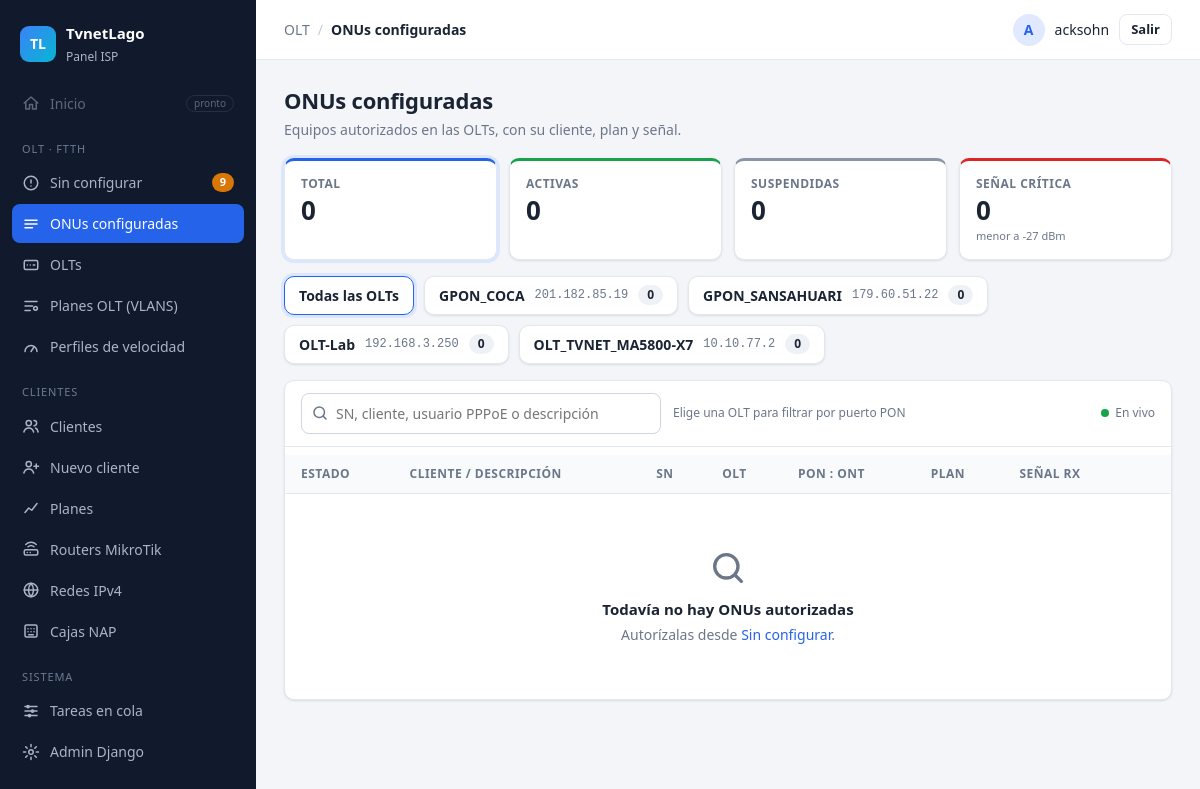
Screenshot of /olt/configuradas/ (signed in) with the database file from the repository.
### Aplicaciones/ServerOLT/models.py (models this page shows, shortened)
class OLT(models.Model):
    PROTOCOLOS = [("ssh", "SSH"), ("telnet", "Telnet")]
    nombre = models.CharField(max_length=50, unique=True)
    host = models.CharField(max_length=100)
    puerto_ssh = models.PositiveIntegerField("Puerto (SSH o Telnet)", default=22)
    usuario = models.CharField(max_length=50)
    clave = models.CharField(max_length=100)
    protocolo = models.CharField(max_length=6, choices=PROTOCOLOS, default="ssh")
    solo_lectura = models.BooleanField(
        default=False,
        help_text="Márcalo si esta OLT la maneja otro sistema (ej. SmartOLT): "
                  "solo se lee, nunca se autoriza ni se da de baja desde aquí.")
    snmp_comunidad = models.CharField(max_length=50, blank=True)
    snmp_puerto = models.PositiveIntegerField(default=161)
    activa = models.BooleanField(default=True)
    ACCIONES = [("", "—"), ("info", "Leyendo info de la OLT"),
                ("puertos", "Leyendo puertos PON"), ("puerto", "Cambiando puertos PON"),
                ("reset_pon", "Reiniciando ONUs de un puerto"),
                ("vlans", "Leyendo VLANs"), ("crear_vlan", "Creando VLANs"),
                ("perfiles_ont", "Leyendo perfiles")]
    modelo_equipo = models.CharField("Modelo", max_length=40, blank=True)
    version = models.CharField("Versión", max_length=60, blank=True)
    encendida_desde = models.DateTimeField(null=True, blank=True)
    tarjetas = models.JSONField(default=list, blank=True)
    conectada = models.BooleanField(null=True, blank=True, help_text="Resultado de la última conexión")
    info_leida = models.DateTimeField(null=True, blank=True)
    accion_pendiente = models.CharField(max_length=12, choices=ACCIONES, blank=True, default="")
    accion_desde = models.DateTimeField(null=True, blank=True)
    ultimo_error = models.TextField(blank=True)
    perfiles = models.JSONField(default=dict, blank=True)
    MINUTOS_TRABADA = 5  # paso 20b: una orden de OLT que no termina en este tiempo se da por fallida

### Aplicaciones/ServerOLT/views.py (the view)
# urls.py: path("configuradas/", views.configuradas, name="configuradas"),
@login_required
def configuradas(request):
    autorizadas = ONU.objects.filter(ont_id__isnull=False).exclude(estado__in=PENDIENTES)
    olts = (OLT.objects.filter(activa=True)
            .annotate(total=Count("onus", filter=Q(onus__ont_id__isnull=False)
                                  & ~Q(onus__estado__in=PENDIENTES)))
            .order_by("nombre"))
    olt_id = request.GET.get("olt", "")
    estado = request.GET.get("estado", "")
    pon = request.GET.get("pon", "")
    senal = request.GET.get("senal", "")
    busqueda = request.GET.get("q", "").strip()
    if olt_id.isdigit():
        autorizadas = autorizadas.filter(olt_id=int(olt_id))
    resumen = {
        "total": autorizadas.count(),
        "activas": autorizadas.filter(estado="activa").count(),
        "suspendidas": autorizadas.filter(estado="suspendida").count(),
        "error": autorizadas.filter(estado="error").count(),
        "senal_baja": autorizadas.filter(rx_power__lt=SENAL_CRITICA).count(),
    }
    puertos = []
    if olt_id.isdigit():
        puertos = (autorizadas.values_list("frame", "slot", "puerto")
                   .distinct().order_by("frame", "slot", "puerto"))
        puertos = [f"{f}/{s}/{p}" for f, s, p in puertos]
    onus = autorizadas.select_related("olt", "plan", "cliente")
    if estado in ("activa", "suspendida", "error"):
        onus = onus.filter(estado=estado)
    if pon in puertos:
        f, s, p = (int(x) for x in pon.split("/"))
        onus = onus.filter(frame=f, slot=s, puerto=p)
    if senal == "baja":
        onus = onus.filter(rx_power__lt=SENAL_CRITICA)
    if busqueda:
        onus = onus.filter(
            Q(sn__icontains=busqueda) | Q(descripcion__icontains=busqueda)
            | Q(cliente__nombre__icontains=busqueda)
            | Q(cliente__usuario_pppoe__icontains=busqueda))
    onus = onus.order_by("olt__nombre", "frame", "slot", "puerto", "ont_id")
    pagina = Paginator(onus, 50).get_page(request.GET.get("page"))
    return render(request, "olt/configuradas.html", {
        "olts": olts, "olt_id": olt_id, "estado": estado, "pon": pon, "senal": senal,
        "busqueda": busqueda, "puertos": puertos, "resumen": resumen, "pagina": pagina,
        "senal_debil": SENAL_DEBIL, "senal_critica": SENAL_CRITICA,
    })

### Aplicaciones/ServerOLT/templates/olt/configuradas.html (shortened to what this page needs)
{% extends "panel/base.html" %}
{% block migas %}<span>OLT</span><span class="sep">/</span><strong>ONUs configuradas</strong>{% endblock %}
{% block contenido %}
<div class="cabecera">
  <div>
    <h1>ONUs configuradas</h1>
    <p class="sub">Equipos autorizados en las OLTs, con su cliente, plan y señal.</p>
  </div>
</div>
<div class="resumen" id="resumen" data-vivo>
  <a class="kpi {% if not estado and not senal %}activo{% endif %}" href="{% querystring estado=None senal=None page=None %}">
    <span class="kpi-titulo">Total</span>
    <span class="kpi-valor">{{ resumen.total }}</span>
  </a>
  <a class="kpi kpi-verde {% if estado == 'activa' %}activo{% endif %}" href="{% querystring estado='activa' senal=None page=None %}">
    <span class="kpi-titulo">Activas</span>
    <span class="kpi-valor">{{ resumen.activas }}</span>
  </a>
  <a class="kpi kpi-gris {% if estado == 'suspendida' %}activo{% endif %}" href="{% querystring estado='suspendida' senal=None page=None %}">
    <span class="kpi-titulo">Suspendidas</span>
    <span class="kpi-valor">{{ resumen.suspendidas }}</span>
  </a>
  <a class="kpi kpi-rojo {% if senal == 'baja' %}activo{% endif %}" href="{% querystring senal='baja' estado=None page=None %}">
    <span class="kpi-titulo">Señal crítica</span>
    <span class="kpi-valor">{{ resumen.senal_baja }}</span>
    <span class="kpi-nota">menor a {{ senal_critica }} dBm</span>
  </a>
</div>
<div class="olts">
  <a class="olt-chip {% if not olt_id %}activo{% endif %}" href="{% querystring olt=None pon=None page=None %}">
    <span class="olt-nombre">Todas las OLTs</span>
  </a>
  {% for o in olts %}
  <a class="olt-chip {% if olt_id == o.pk|stringformat:'d' %}activo{% endif %}" href="{% querystring olt=o.pk pon=None page=None %}">
    <span class="olt-nombre">{{ o.nombre }}</span>
    <span class="olt-host">{{ o.host }}</span>
    <span class="olt-num">{{ o.total }}</span>
  </a>
  {% endfor %}
</div>
<div class="tarjeta">
  <form method="get" class="tarjeta-barra">
    <div class="buscador">
      <svg viewBox="0 0 24 24"><circle cx="11" cy="11" r="7"/><path d="M20 20l-3.5-3.5"/></svg>
      <input type="search" name="q" value="{{ busqueda }}" placeholder="SN, cliente, usuario PPPoE o descripción">
    </div>
    {% if puertos %}
    <select name="pon" class="select-corto" data-auto-enviar aria-label="Puerto PON">
      <option value="">Todos los PON</option>
      {% for p in puertos %}<option value="{{ p }}" {% if p == pon %}selected{% endif %}>PON {{ p }}</option>{% endfor %}
    </select>
    {% elif not olt_id %}
    <span class="tenue pista">Elige una OLT para filtrar por puerto PON</span>
    {% endif %}
    <span class="en-vivo" title="La tabla se actualiza sola cada 5 segundos"><i></i>En vivo</span>
  </form>
  <div id="tabla-configuradas" data-vivo>
    <div class="tabla-scroll">
    <table class="tabla">
      <thead>
        <tr>
          <th>Estado</th>
          <th>Cliente / descripción</th>
          <th>SN</th>
          <th class="ocultar-movil">OLT</th>
          <th>PON : ONT</th>
          <th class="ocultar-movil">Plan</th>
          <th>Señal RX</th>
          <th class="der"></th>
        </tr>
      </thead>
      <tbody>
      {% for onu in pagina %}
        <tr>
          <td>
            {% if onu.estado == "activa" %}<span class="estado estado-ok"><i class="punto"></i>Activa</span>
            {% elif onu.estado == "suspendida" %}<span class="estado estado-gris"><i class="punto"></i>Suspendida</span>
            {% else %}<span class="estado estado-error" title="{{ onu.ultimo_error }}"><i class="punto"></i>{{ onu.get_estado_display }}</span>{% endif %}
          </td>
          <td>
            {% if onu.cliente %}
              <strong>{{ onu.cliente.nombre }}</strong>
              <div class="tenue chico">{{ onu.cliente.usuario_pppoe }}{% if onu.descripcion and onu.descripcion != onu.cliente.usuario_pppoe %} · {{ onu.descripcion }}{% endif %}</div>
            {% else %}
              <strong>{{ onu.descripcion|default:"Sin cliente" }}</strong>
              <div class="tenue chico">sin cliente asignado</div>
            {% endif %}
          </td>
          <td class="mono sn"><a class="enlace-fila" href="{% url 'olt:detalle_onu' onu.pk %}">{{ onu.sn }}</a><div class="tenue chico sans">{{ onu.modelo }}</div></td>
          <td class="ocultar-movil">{{ onu.olt.nombre }}</td>
          <td class="mono">{{ onu.fsp }}<span class="tenue">:</span><strong>{{ onu.ont_id }}</strong></td>
          <td class="ocultar-movil">
            {% if onu.plan %}{{ onu.plan.nombre }}<div class="tenue chico">VLAN {{ onu.vlan_efectiva }}</div>{% else %}<span class="tenue">—</span>{% endif %}
          </td>
          <td>
            {% if onu.rx_power is None %}
              <span class="senal senal-nada" title="Todavía no se ha leído (llega en el paso de SNMP)">— sin dato</span>
            {% elif onu.rx_power < senal_critica %}
              <span class="senal senal-mala">{{ onu.rx_power|floatformat:2 }} dBm</span>
            {% elif onu.rx_power < senal_debil or onu.rx_power > -8 %}
              <span class="senal senal-regular">{{ onu.rx_power|floatformat:2 }} dBm</span>
            {% else %}
              <span class="senal senal-buena">{{ onu.rx_power|floatformat:2 }} dBm</span>
            {% endif %}
          </td>
          <td class="tenue ocultar-movil ocultar-medio" title="{{ onu.actualizado|date:'d/m/Y H:i:s' }}">hace {{ onu.actualizado|timesince }}</td>
          <td class="der">{% if onu.accion_pendiente %}<span class="estado estado-proceso"><i class="giro"></i>{{ onu.get_accion_pendiente_display }}…</span>{% else %}<a class="btn btn-fantasma btn-sm" href="{% url 'olt:detalle_onu' onu.pk %}">Ver</a>{% endif %}</td>
        </tr>
      {% empty %}
        <tr>
          <td colspan="9">
            <div class="vacio">
              <svg viewBox="0 0 24 24" class="icono-gris"><circle cx="11" cy="11" r="7"/><path d="M20 20l-3.5-3.5"/></svg>
              {% if busqueda or estado or pon or senal %}
                <strong>Ninguna ONU coincide con los filtros</strong>
                <span>Prueba con otra búsqueda o pulsa <em>Limpiar filtros</em>.</span>
              {% else %}
                <strong>Todavía no hay ONUs autorizadas</strong>
                <span>Autorízalas desde <a href="{% url 'olt:sin_configurar' %}">Sin configurar</a>.</span>
              {% endif %}
            </div>
          </td>
        </tr>
      {% endfor %}
      </tbody>
    </table>
    </div>
  </div>
</div>
{% endblock %}

### templates/panel/base.html (shortened to what this page needs)
{% load static %}<!DOCTYPE html>
<html lang="es">
<head>
  <link rel="stylesheet" href="{% static 'vendor/select2/select2.min.css' %}">
  <link rel="stylesheet" href="{% static 'css/panel.css' %}">
</head>
<body>
<div class="app">
  <aside class="sidebar" id="sidebar">
    <div class="marca">
      <span class="marca-logo">TL</span>
      <div><strong>TvnetLago</strong><small>Panel ISP</small></div>
    </div>
    {% with ruta=request.resolver_match.view_name %}
    <nav>
      <a class="item deshabilitado" title="Próximamente">
        <svg viewBox="0 0 24 24"><path d="M3 12l9-8 9 8M5 10v10h5v-6h4v6h5V10"/></svg>
        Inicio <span class="pronto">pronto</span>
      </a>
      <p class="seccion">OLT · FTTH</p>
      <a class="item {% if ruta == 'olt:sin_configurar' or ruta == 'olt:autorizar' %}activo{% endif %}"
         href="{% url 'olt:sin_configurar' %}">
        <svg viewBox="0 0 24 24"><circle cx="12" cy="12" r="9"/><path d="M12 8v4M12 16h.01"/></svg>
        Sin configurar
        <span id="menu-pendientes" data-vivo class="contador-caja">{% if menu_pendientes %}<span class="contador">{{ menu_pendientes }}</span>{% endif %}</span>
      </a>
      <a class="item {% if ruta == 'olt:configuradas' or ruta == 'olt:detalle_onu' %}activo{% endif %}" href="{% url 'olt:configuradas' %}">
        <svg viewBox="0 0 24 24"><path d="M4 7h16M4 12h16M4 17h10"/></svg>
        ONUs configuradas
      </a>
      <a class="item {% if ruta == 'olt:olts' or ruta == 'olt:detalle_olt' or ruta == 'olt:olt_nueva' or ruta == 'olt:olt_editar' %}activo{% endif %}" href="{% url 'olt:olts' %}">
        <svg viewBox="0 0 24 24"><rect x="3" y="6" width="18" height="12" rx="2"/><path d="M7 12h.01M11 12h.01M15 12h2"/></svg>
        OLTs
      </a>
      <a class="item {% if ruta == 'olt:planes_olt' or ruta == 'olt:plan_olt_nuevo' or ruta == 'olt:plan_olt_editar' %}activo{% endif %}" href="{% url 'olt:planes_olt' %}">
        <svg viewBox="0 0 24 24"><path d="M4 6h16M4 12h10M4 18h7"/><circle cx="18" cy="15" r="2.5"/></svg>
        Planes OLT (VLANS)
      </a>
      <a class="item {% if ruta == 'olt:velocidades' or ruta == 'olt:velocidad_nueva' or ruta == 'olt:velocidad_editar' %}activo{% endif %}" href="{% url 'olt:velocidades' %}">
        <svg viewBox="0 0 24 24"><path d="M4 18a8 8 0 1 1 16 0"/><path d="M12 18l4-6"/></svg>
        Perfiles de velocidad
      </a>
      <p class="seccion">Clientes</p>
      <a class="item {% if request.resolver_match.namespace == 'clientes' and ruta != 'clientes:nuevo' and 'plan' not in ruta and 'router' not in ruta %}activo{% endif %}" href="{% url 'clientes:lista' %}">
        <svg viewBox="0 0 24 24"><circle cx="9" cy="8" r="3.5"/><path d="M2.5 20c.8-3.5 3.3-5.5 6.5-5.5s5.7 2 6.5 5.5M16 4.5a3.5 3.5 0 010 7M18 14.6c1.9.7 3 2.6 3.5 5.4"/></svg>
        Clientes
      </a>
      {% if perms.ServerMikro.add_cliente %}
      <a class="item {% if ruta == 'clientes:nuevo' %}activo{% endif %}" href="{% url 'clientes:nuevo' %}">
        <svg viewBox="0 0 24 24"><circle cx="9" cy="8" r="3.5"/><path d="M2.5 20c.8-3.5 3.3-5.5 6.5-5.5s5.7 2 6.5 5.5M19 8v6M16 11h6"/></svg>
        Nuevo cliente
      </a>
      {% endif %}
      <a class="item {% if ruta == 'clientes:planes' or ruta == 'clientes:plan_nuevo' or ruta == 'clientes:plan_editar' %}activo{% endif %}" href="{% url 'clientes:planes' %}">
        <svg viewBox="0 0 24 24"><path d="M4 18l5-6 4 3 7-9"/></svg>
        Planes
      </a>
      <a class="item {% if 'router' in ruta %}activo{% endif %}" href="{% url 'clientes:routers' %}">
        <svg viewBox="0 0 24 24"><rect x="3" y="13" width="18" height="7" rx="2"/><path d="M7 16.5h.01M11 16.5h.01M8 9a6 6 0 018 0M5 6a10 10 0 0114 0"/></svg>
        Routers MikroTik
      </a>
      <a class="item {% if ruta == 'clientes:redes' or 'clientes:red_' in ruta %}activo{% endif %}" href="{% url 'clientes:redes' %}">
        <svg viewBox="0 0 24 24"><circle cx="12" cy="12" r="9"/><path d="M3 12h18M12 3a14 14 0 010 18M12 3a14 14 0 000 18"/></svg>
        Redes IPv4
      </a>
      <a class="item {% if 'clientes:nap' in ruta %}activo{% endif %}" href="{% url 'clientes:naps' %}">
        <svg viewBox="0 0 24 24"><rect x="4" y="4" width="16" height="16" rx="2"/><path d="M8 9h.01M12 9h.01M16 9h.01M8 13h.01M12 13h.01M16 13h.01M9 17h6"/></svg>
        Cajas NAP
      </a>
      <p class="seccion">Sistema</p>
      <a class="item {% if ruta == 'tareas:lista' %}activo{% endif %}" href="{% url 'tareas:lista' %}">
        <svg viewBox="0 0 24 24"><path d="M4 6h16M4 12h16M4 18h16"/><circle cx="8" cy="6" r="1.5"/><circle cx="14" cy="12" r="1.5"/><circle cx="10" cy="18" r="1.5"/></svg>
        Tareas en cola
      </a>
      {% if user.is_staff %}
      <a class="item" href="{% url 'admin:index' %}">
        <svg viewBox="0 0 24 24"><circle cx="12" cy="12" r="3"/><path d="M12 2v3M12 19v3M2 12h3M19 12h3M4.9 4.9L7 7M17 17l2.1 2.1M4.9 19.1L7 17M17 7l2.1-2.1"/></svg>
        Admin Django
      </a>
      {% endif %}
    </nav>
    {% endwith %}
  </aside>
  <div class="principal">
    <header class="topbar">
      <div class="migas">{% block migas %}{% endblock %}</div>
      {% if user.is_authenticated %}
      <form method="post" action="{% url 'logout' %}" class="usuario">
        <span class="avatar">{{ user.username|slice:":1"|upper }}</span>
        <span class="usuario-nombre">{{ user.username }}</span>
        <button type="submit" class="btn btn-fantasma btn-sm">Salir</button>
      </form>
      {% endif %}
    </header>
    <main class="contenido">
      {% block contenido %}{% endblock %}
    </main>
  </div>
</div>
</body>
</html>

### rows the page displays
OLT: nombre "GPON_COCA", host "201.182.85.19", total "0"
OLT: nombre "GPON_SANSAHUARI", host "179.60.51.22", total "0"
OLT: nombre "OLT-Lab", host "192.168.3.250", total "0"
OLT: nombre "OLT_TVNET_MA5800-X7", host "10.10.77.2", total "0"

### other values shown
{{ menu_pendientes }} "9"
{{ user.username|slice:":1"|upper }} "A"
{{ user.username }} "acksohn"
{{ resumen.total }} "0"
{{ resumen.activas }} "0"
{{ resumen.suspendidas }} "0"
{{ resumen.senal_baja }} "0"
{{ senal_critica }} "-27"
